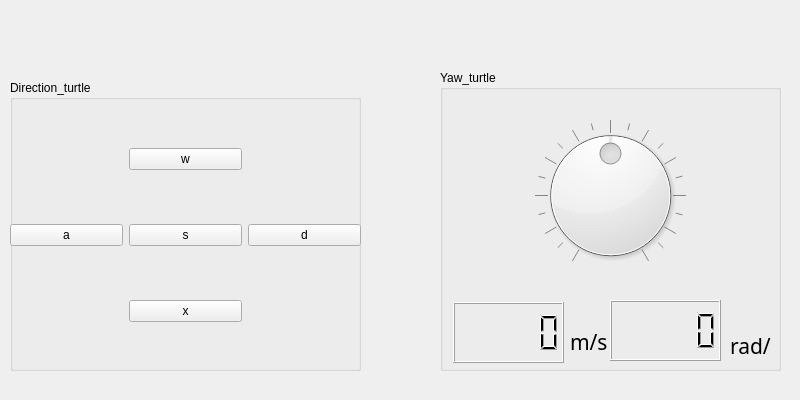
<?xml version="1.0" encoding="UTF-8"?>
<ui version="4.0">
 <class>control_widget</class>
 <widget class="QWidget" name="control_widget">
  <property name="windowModality">
   <enum>Qt::NonModal</enum>
  </property>
  <property name="geometry">
   <rect>
    <x>0</x>
    <y>0</y>
    <width>800</width>
    <height>400</height>
   </rect>
  </property>
  <property name="windowTitle">
   <string>Turtle Controller</string>
  </property>
  <property name="windowIcon">
   <iconset>
    <normaloff>../../../../Pictures/Screenshot from 2022-07-22 15-42-47.png</normaloff>../../../../Pictures/Screenshot from 2022-07-22 15-42-47.png</iconset>
  </property>
  <widget class="QGroupBox" name="groupBox">
   <property name="geometry">
    <rect>
     <x>440</x>
     <y>70</y>
     <width>341</width>
     <height>301</height>
    </rect>
   </property>
   <property name="title">
    <string>Yaw_turtle</string>
   </property>
   <widget class="QDial" name="dial_yaw">
    <property name="geometry">
     <rect>
      <x>10</x>
      <y>50</y>
      <width>321</width>
      <height>151</height>
     </rect>
    </property>
    <property name="minimum">
     <number>-50</number>
    </property>
    <property name="maximum">
     <number>50</number>
    </property>
    <property name="notchTarget">
     <double>5.000000000000000</double>
    </property>
    <property name="notchesVisible">
     <bool>true</bool>
    </property>
   </widget>
   <widget class="QLCDNumber" name="lcd_ms">
    <property name="geometry">
     <rect>
      <x>13</x>
      <y>232</y>
      <width>111</width>
      <height>61</height>
     </rect>
    </property>
   </widget>
   <widget class="QLCDNumber" name="lcd_rad">
    <property name="geometry">
     <rect>
      <x>170</x>
      <y>230</y>
      <width>111</width>
      <height>61</height>
     </rect>
    </property>
   </widget>
   <widget class="QLabel" name="label">
    <property name="geometry">
     <rect>
      <x>130</x>
      <y>256</y>
      <width>41</width>
      <height>31</height>
     </rect>
    </property>
    <property name="font">
     <font>
      <family>Yrsa</family>
      <pointsize>16</pointsize>
      <weight>9</weight>
      <italic>false</italic>
      <bold>false</bold>
     </font>
    </property>
    <property name="styleSheet">
     <string notr="true">font: 75 12pt &quot;Umpush&quot;;
font: 75 16pt &quot;Yrsa&quot;;</string>
    </property>
    <property name="text">
     <string>m/s</string>
    </property>
   </widget>
   <widget class="QLabel" name="label_2">
    <property name="geometry">
     <rect>
      <x>290</x>
      <y>260</y>
      <width>41</width>
      <height>31</height>
     </rect>
    </property>
    <property name="font">
     <font>
      <family>Yrsa</family>
      <pointsize>16</pointsize>
      <weight>9</weight>
      <italic>false</italic>
      <bold>false</bold>
     </font>
    </property>
    <property name="styleSheet">
     <string notr="true">font: 75 12pt &quot;Umpush&quot;;
font: 75 16pt &quot;Yrsa&quot;;</string>
    </property>
    <property name="text">
     <string>rad/s</string>
    </property>
   </widget>
  </widget>
  <widget class="QGroupBox" name="groupBox_2">
   <property name="geometry">
    <rect>
     <x>10</x>
     <y>80</y>
     <width>351</width>
     <height>291</height>
    </rect>
   </property>
   <property name="title">
    <string>Direction_turtle</string>
   </property>
   <widget class="QWidget" name="gridLayoutWidget">
    <property name="geometry">
     <rect>
      <x>0</x>
      <y>20</y>
      <width>351</width>
      <height>271</height>
     </rect>
    </property>
    <layout class="QGridLayout" name="gridLayout">
     <item row="1" column="1">
      <widget class="QPushButton" name="btn_stop">
       <property name="text">
        <string>s</string>
       </property>
      </widget>
     </item>
     <item row="1" column="0">
      <widget class="QPushButton" name="btn_left">
       <property name="text">
        <string>a</string>
       </property>
      </widget>
     </item>
     <item row="0" column="1">
      <widget class="QPushButton" name="btn_up">
       <property name="enabled">
        <bool>true</bool>
       </property>
       <property name="text">
        <string>w</string>
       </property>
      </widget>
     </item>
     <item row="1" column="2">
      <widget class="QPushButton" name="btn_right">
       <property name="text">
        <string>d</string>
       </property>
      </widget>
     </item>
     <item row="2" column="1">
      <widget class="QPushButton" name="btn_down">
       <property name="text">
        <string>x</string>
       </property>
      </widget>
     </item>
    </layout>
   </widget>
  </widget>
 </widget>
 <resources/>
 <connections/>
</ui>
